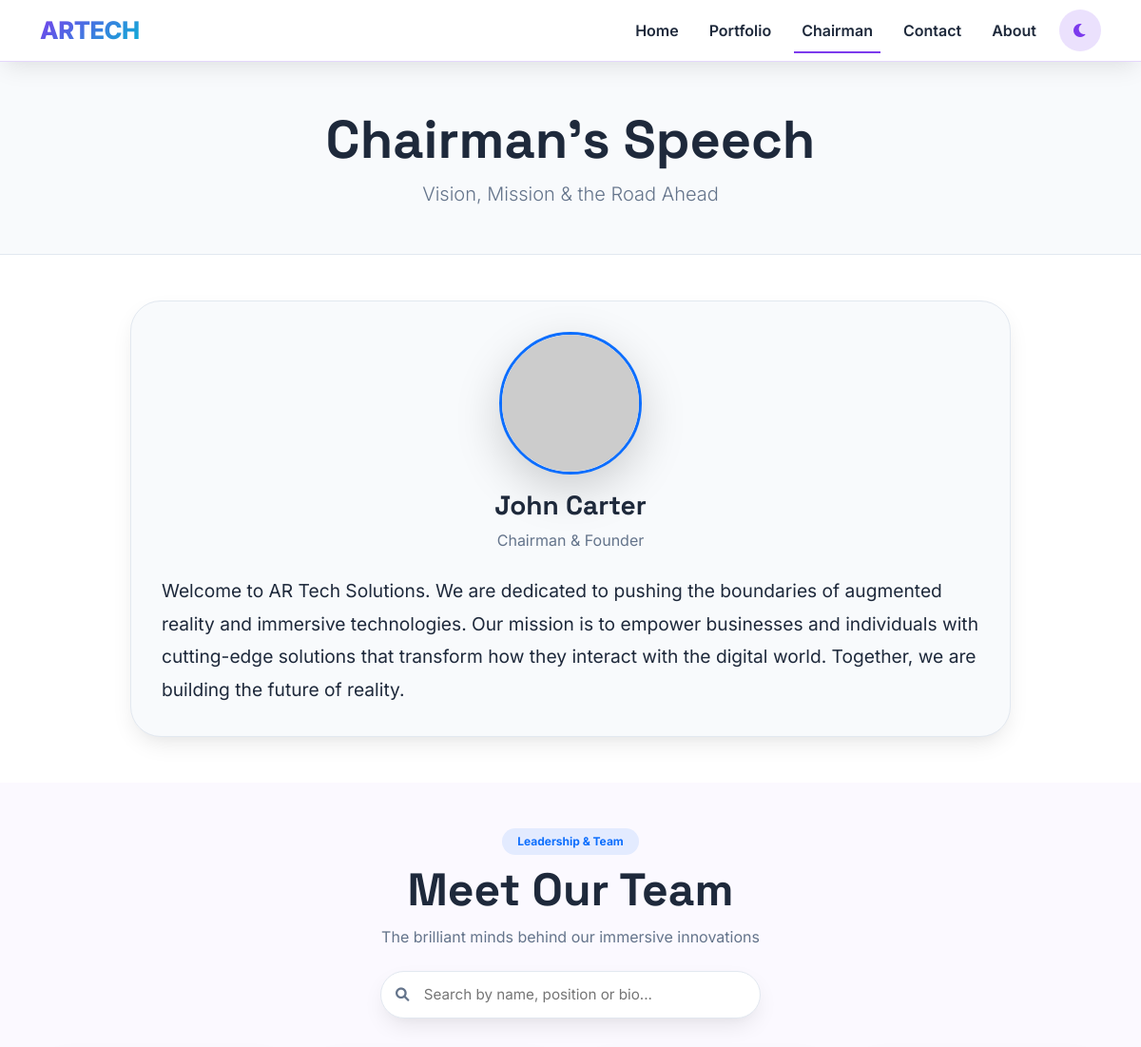
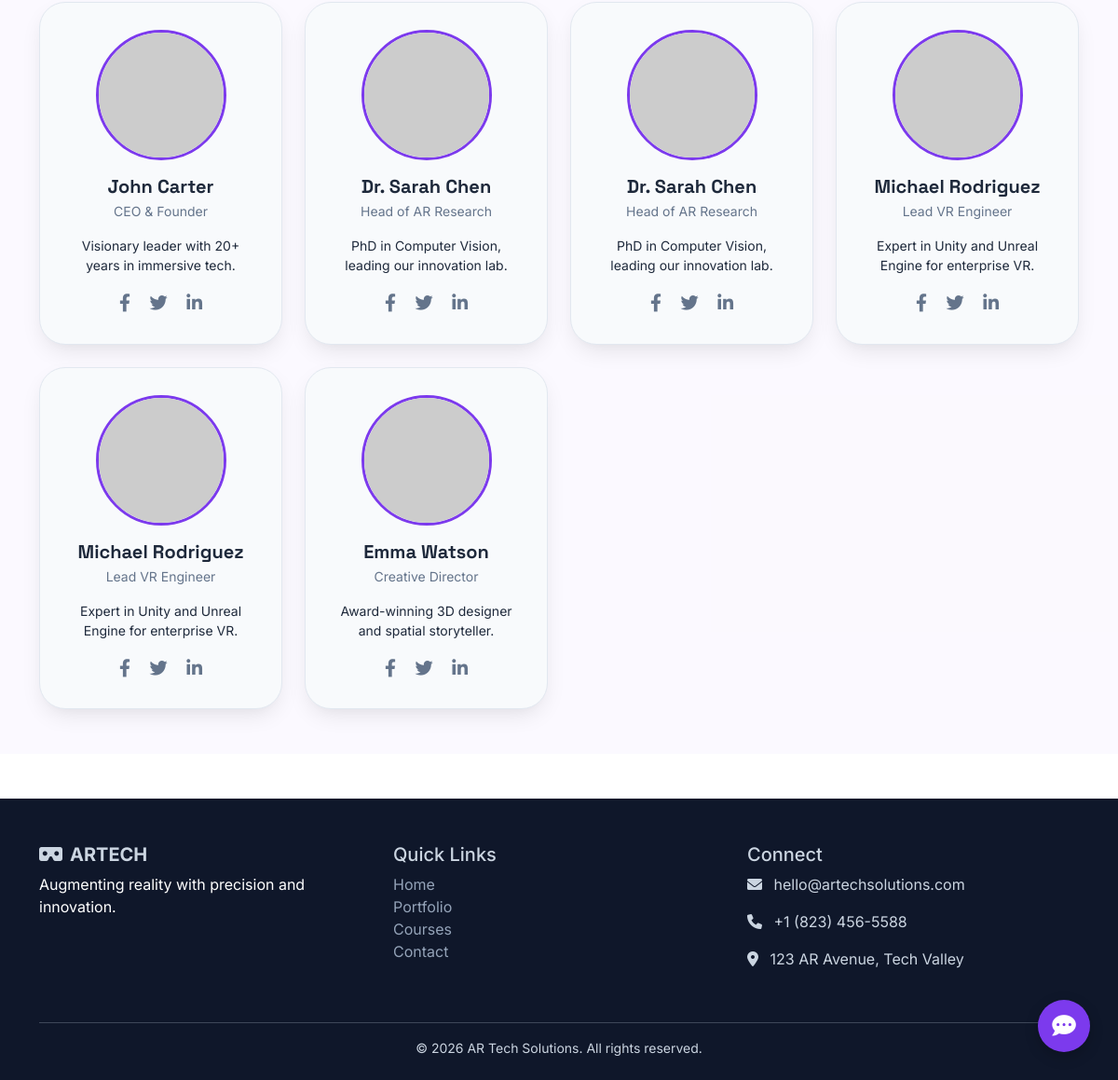
Page /chairman-speech.php on the committed database (2 pictures, top to bottom).
### tables this page shows
CREATE TABLE `chairman_speech` (
  `id` int(11) NOT NULL,
  `speech_text` text NOT NULL,
  `image_url` varchar(500) NOT NULL,
  `chairman_name` varchar(255) DEFAULT 'Chairman',
  `title` varchar(255) DEFAULT NULL,
  `signature_url` varchar(500) DEFAULT NULL,
  `is_active` tinyint(1) DEFAULT 1
);

CREATE TABLE `team_members` (
  `id` int(11) NOT NULL,
  `name` varchar(255) NOT NULL,
  `position` varchar(255) NOT NULL,
  `bio` text DEFAULT NULL,
  `image_url` varchar(500) NOT NULL,
  `social_facebook` varchar(255) DEFAULT NULL,
  `social_twitter` varchar(255) DEFAULT NULL,
  `social_linkedin` varchar(255) DEFAULT NULL,
  `order_position` int(11) DEFAULT 0,
  `status` tinyint(4) DEFAULT 1,
  `is_active` tinyint(1) DEFAULT 1
);

### chairman-speech.php (the view, shortened to what this page needs)
<?php
require_once 'config.php';
$speech = $pdo->query("SELECT * FROM chairman_speech WHERE is_active = 1 LIMIT 1")->fetch();
$teamMembers = $pdo->query("SELECT * FROM team_members WHERE is_active = 1 ORDER BY order_position ASC")->fetchAll();
?>
<!DOCTYPE html>
<html lang="en">
<head>
    <link href="https://cdn.jsdelivr.net/npm/bootstrap@5.3.0-alpha1/dist/css/bootstrap.min.css" rel="stylesheet">
    <link rel="stylesheet" href="https://cdnjs.cloudflare.com/ajax/libs/font-awesome/6.0.0-beta3/css/all.min.css">
</head>
<body>
<nav class="navbar navbar-expand-lg glass-nav" id="mainNavbar">
    <div class="container">
        <a class="navbar-brand" href="index.php">ARTECH</a>
        <div class="collapse navbar-collapse" id="navbarNav">
            <ul class="navbar-nav ms-auto">
                <li class="nav-item"><a class="nav-link" href="index.php">Home</a></li>
                <li class="nav-item"><a class="nav-link" href="portfolio.php">Portfolio</a></li>
                <li class="nav-item"><a class="nav-link active" href="chairman-speech.php">Chairman</a></li>
                <li class="nav-item"><a class="nav-link" href="contact.php">Contact</a></li>
                <li class="nav-item"><a class="nav-link" href="about.php">About</a></li>
            </ul>
            <button id="darkModeToggle" class="dark-toggle ms-2"><i class="fas fa-moon"></i></button>
        </div>
    </div>
</nav>
<main>
    <section class="page-hero">
        <div class="container">
            <h1 class="display-4 fw-bold">Chairman's Speech</h1>
            <p class="lead text-muted-custom">Vision, Mission & the Road Ahead</p>
        </div>
    </section>
    <section class="py-5">
        <div class="container">
            <div class="row justify-content-center">
                <div class="col-lg-10">
                    <div class="speech-card">
                        <div class="text-center mb-4">
                            <img src="<?php echo htmlspecialchars($speech['image_url']); ?>" class="rounded-circle shadow-lg border border-3 border-primary" style="width: 150px; height: 150px; object-fit: cover;">
                            <h3 class="mt-3"><?php echo htmlspecialchars($speech['chairman_name'] ?? 'Chairman'); ?></h3>
                            <p class="text-muted-custom"><?php echo htmlspecialchars($speech['title'] ?? 'Chairman & Founder'); ?></p>
                        </div>
                        <div class="speech-text">
                            <?php echo nl2br(htmlspecialchars($speech['speech_text'])); ?>
                        </div>
                    </div>
                </div>
            </div>
        </div>
    </section>
    <?php if(count($teamMembers) > 0): ?>
    <section class="py-5" style="background: rgba(124,58,237,0.03);">
        <div class="container">
            <div class="text-center mb-4">
                <span class="badge bg-primary bg-opacity-10 text-primary px-3 py-2 rounded-pill">Leadership & Team</span>
                <h2 class="display-5 fw-bold mt-2">Meet Our Team</h2>
                <p class="text-muted-custom">The brilliant minds behind our immersive innovations</p>
            </div>
            <div class="search-container">
                <i class="fas fa-search search-icon"></i>
                <input type="text" id="teamSearchInput" class="search-input" placeholder="Search by name, position or bio...">
            </div>
            <div class="row g-4" id="teamGrid">
                <?php foreach($teamMembers as $member): ?>
                <div class="col-6 col-md-4 col-lg-3 team-col" data-name="<?php echo strtolower(htmlspecialchars($member['name'])); ?>" data-position="<?php echo strtolower(htmlspecialchars($member['position'])); ?>" data-bio="<?php echo strtolower(htmlspecialchars($member['bio'])); ?>">
                    <div class="team-card">
                        <img src="<?php echo htmlspecialchars($member['image_url']); ?>" class="team-img" alt="<?php echo htmlspecialchars($member['name']); ?>">
                        <h4 class="fs-5 mb-1"><?php echo htmlspecialchars($member['name']); ?></h4>
                        <p class="text-muted-custom small"><?php echo htmlspecialchars($member['position']); ?></p>
                        <p class="small mt-2"><?php echo htmlspecialchars($member['bio']); ?></p>
                        <div class="social-icons mt-3">
                            <?php if(!empty($member['social_facebook'])): ?>
                            <a href="<?php echo htmlspecialchars($member['social_facebook']); ?>" target="_blank"><i class="fab fa-facebook-f"></i></a>
                            <?php endif; ?>
                            <?php if(!empty($member['social_twitter'])): ?>
                            <a href="<?php echo htmlspecialchars($member['social_twitter']); ?>" target="_blank"><i class="fab fa-twitter"></i></a>
                            <?php endif; ?>
                            <?php if(!empty($member['social_linkedin'])): ?>
                            <a href="<?php echo htmlspecialchars($member['social_linkedin']); ?>" target="_blank"><i class="fab fa-linkedin-in"></i></a>
                            <?php endif; ?>
                        </div>
                    </div>
                </div>
                <?php endforeach; ?>
            </div>
        </div>
    </section>
    <?php endif; ?>
</main>
<?php include 'footer.php'; ?>
<div class="floating-msg" id="floatingMsg">
    <i class="fas fa-comment-dots"></i>
</div>
</body>
</html>

### chairman-speech.php (style rules this page uses)
:root { --primary: #7c3aed; --primary-dark: #5b21b6; --primary-light: #a78bfa; --secondary: #06b6d4; --accent: #f43f5e; --bg-light: #ffffff; --bg-dark: #0f0f12; --surface-light: #f8fafc; --surface-dark: #1e1e2a; --text-light: #1e293b; --text-dark: #e2e8f0; --text-muted-light: #64748b; --text-muted-dark: #94a3b8; --border-light: #e2e8f0; --border-dark: #2d3a4e; --shadow: 0 10px 25px -5px rgba(0, 0, 0, 0.1), 0 8px 10px -6px rgba(0, 0, 0, 0.02); }
body { font-family: 'Inter', sans-serif; background: var(--bg-light); color: var(--text-light); transition: background 0.3s ease, color 0.2s ease; overflow-x: hidden; }
* { transition: background-color 0.2s ease, border-color 0.2s ease, color 0.2s ease; }
h1, h2, h3, h4, .brand { font-family: 'Space Grotesk', sans-serif; font-weight: 700; }
.glass-nav { position: relative; top: 0; left: 0; width: 100%; z-index: 1030; background: rgba(255, 255, 255, 0.85); backdrop-filter: blur(12px); border-bottom: 1px solid rgba(124, 58, 237, 0.2); box-shadow: var(--shadow); transition: all 0.3s; padding: 0.5rem 1rem; }
.navbar-brand { font-size: 1.6rem; font-weight: 800; background: linear-gradient(135deg, var(--primary), var(--secondary)); -webkit-background-clip: text; background-clip: text; color: transparent; letter-spacing: -0.5px; }
.nav-link { font-weight: 600; color: var(--text-light) !important; margin: 0 0.5rem; position: relative; }
.nav-link::after { content: ''; position: absolute; bottom: -4px; left: 0; width: 0; height: 2px; background: var(--primary); transition: 0.3s; }
.nav-link:hover::after, .nav-link.active::after { width: 100%; }
.dark-toggle { background: rgba(124, 58, 237, 0.15); border: none; border-radius: 40px; width: 44px; height: 44px; color: var(--primary); transition: 0.2s; margin-left: 0.5rem; }
.page-hero { background: var(--surface-light); padding: 3rem 0 2rem; text-align: center; border-bottom: 1px solid var(--border-light); }
.speech-card { background: var(--surface-light); border-radius: 32px; padding: 2rem; border: 1px solid var(--border-light); box-shadow: var(--shadow); }
.speech-text { font-size: 1.2rem; line-height: 1.8; color: var(--text-light); }
.search-container { max-width: 400px; margin: 0 auto 2rem auto; position: relative; }
.search-input { width: 100%; padding: 0.8rem 1rem 0.8rem 2.8rem; border-radius: 60px; border: 1px solid var(--border-light); background: var(--bg-light); color: var(--text-light); font-size: 0.95rem; box-shadow: var(--shadow); transition: all 0.3s; }
.search-icon { position: absolute; left: 1rem; top: 50%; transform: translateY(-50%); color: var(--text-muted-light); font-size: 0.9rem; }
.team-card { background: var(--surface-light); border-radius: 28px; border: 1px solid var(--border-light); transition: all 0.3s; overflow: hidden; height: 100%; text-align: center; padding: 1.8rem; box-shadow: var(--shadow); }
.team-img { width: 140px; height: 140px; border-radius: 50%; object-fit: cover; margin-bottom: 1rem; border: 3px solid var(--primary); }
.social-icons a { color: var(--text-muted-light); margin: 0 0.5rem; font-size: 1.2rem; transition: 0.2s; }
.floating-msg { position: fixed; bottom: 30px; right: 30px; background: var(--primary); width: 56px; height: 56px; border-radius: 30px; display: flex; align-items: center; justify-content: center; cursor: pointer; z-index: 99; box-shadow: 0 5px 15px rgba(0,0,0,0.2); transition: 0.2s; color: white; font-size: 1.6rem; }
.text-muted-custom { color: var(--text-muted-light); }

### rows in the picture
chairman_speech: chairman_name "John Carter", title "Chairman & Founder", speech_text "Welcome to AR Tech Solutions. We are dedicated to pushing the boundaries of augmented reality and immersive technologies. Our mission is to empower businesses and individuals with cutting-edge solutions that transform how they interact with the digital world. Together, we are building the future of reality."
team_members: name "John Carter", position "CEO & Founder", bio "Visionary leader with 20+ years in immersive tech."
team_members: name "Dr. Sarah Chen", position "Head of AR Research", bio "PhD in Computer Vision, leading our innovation lab."
team_members: name "Dr. Sarah Chen", position "Head of AR Research", bio "PhD in Computer Vision, leading our innovation lab."
team_members: name "Michael Rodriguez", position "Lead VR Engineer", bio "Expert in Unity and Unreal Engine for enterprise VR."
team_members: name "Michael Rodriguez", position "Lead VR Engineer", bio "Expert in Unity and Unreal Engine for enterprise VR."
team_members: name "Emma Watson", position "Creative Director", bio "Award-winning 3D designer and spatial storyteller."
